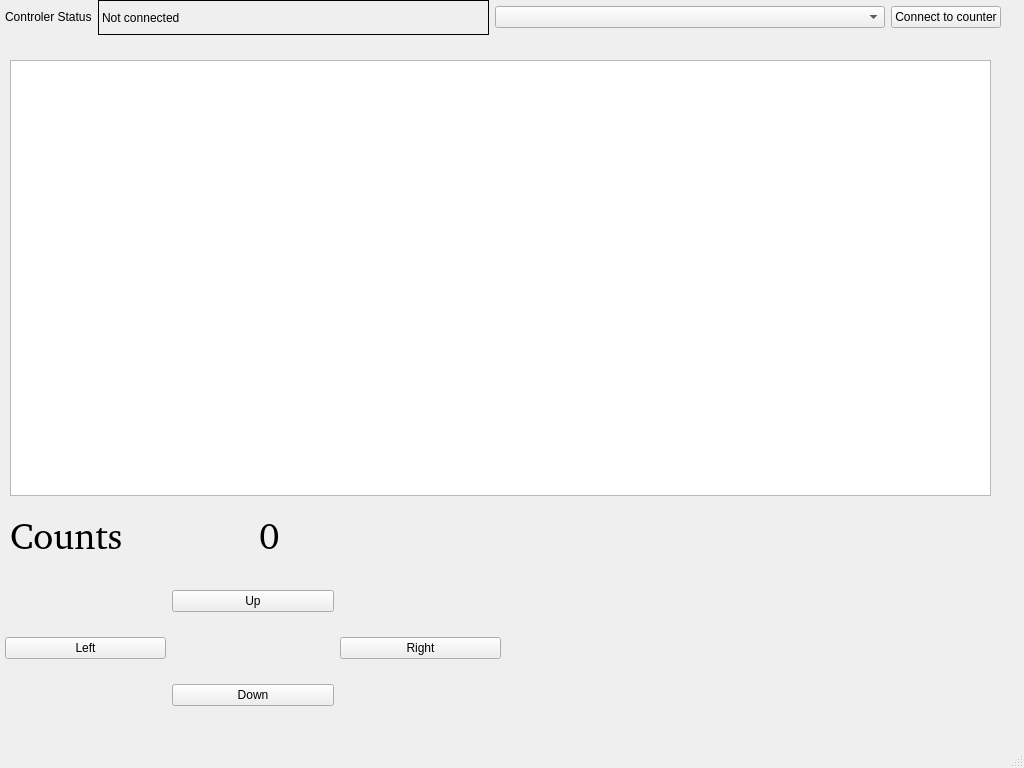
<?xml version="1.0" encoding="UTF-8"?>
<ui version="4.0">
 <class>mini_usb_count_qt</class>
 <widget class="QMainWindow" name="mini_usb_count_qt">
  <property name="geometry">
   <rect>
    <x>0</x>
    <y>0</y>
    <width>1024</width>
    <height>768</height>
   </rect>
  </property>
  <property name="windowTitle">
   <string>mini USB counter</string>
  </property>
  <widget class="QWidget" name="centralwidget">
   <widget class="ImageView" name="plotWidget">
    <property name="geometry">
     <rect>
      <x>10</x>
      <y>60</y>
      <width>981</width>
      <height>436</height>
     </rect>
    </property>
    <property name="backgroundBrush">
     <brush brushstyle="SolidPattern">
      <color alpha="255">
       <red>255</red>
       <green>255</green>
       <blue>255</blue>
      </color>
     </brush>
    </property>
    <property name="foregroundBrush">
     <brush brushstyle="NoBrush">
      <color alpha="255">
       <red>0</red>
       <green>0</green>
       <blue>0</blue>
      </color>
     </brush>
    </property>
   </widget>
   <widget class="QWidget" name="horizontalLayoutWidget">
    <property name="geometry">
     <rect>
      <x>5</x>
      <y>0</y>
      <width>996</width>
      <height>35</height>
     </rect>
    </property>
    <layout class="QHBoxLayout" name="horizontalLayout" stretch="0,1,1,0">
     <item>
      <widget class="QLabel" name="label_4">
       <property name="text">
        <string>&lt;html&gt;&lt;head/&gt;&lt;body&gt;&lt;p&gt;Controler Status&lt;/p&gt;&lt;/body&gt;&lt;/html&gt;</string>
       </property>
      </widget>
     </item>
     <item>
      <widget class="QLabel" name="control_label">
       <property name="frameShape">
        <enum>QFrame::Panel</enum>
       </property>
       <property name="frameShadow">
        <enum>QFrame::Plain</enum>
       </property>
       <property name="text">
        <string>Not connected</string>
       </property>
      </widget>
     </item>
     <item>
      <widget class="QComboBox" name="comboSerialBox"/>
     </item>
     <item>
      <widget class="QPushButton" name="ButtonConnect">
       <property name="text">
        <string>Connect to counter</string>
       </property>
      </widget>
     </item>
    </layout>
   </widget>
   <widget class="QWidget" name="gridLayoutWidget">
    <property name="geometry">
     <rect>
      <x>5</x>
      <y>580</y>
      <width>496</width>
      <height>136</height>
     </rect>
    </property>
    <layout class="QGridLayout" name="gridLayout_3" columnstretch="0,0,0,0">
     <item row="1" column="2">
      <spacer name="verticalSpacer">
       <property name="orientation">
        <enum>Qt::Vertical</enum>
       </property>
       <property name="sizeType">
        <enum>QSizePolicy::Minimum</enum>
       </property>
       <property name="sizeHint" stdset="0">
        <size>
         <width>20</width>
         <height>40</height>
        </size>
       </property>
      </spacer>
     </item>
     <item row="0" column="2">
      <widget class="QPushButton" name="pushUp">
       <property name="text">
        <string>Up</string>
       </property>
      </widget>
     </item>
     <item row="0" column="0">
      <spacer name="horizontalSpacer_2">
       <property name="orientation">
        <enum>Qt::Horizontal</enum>
       </property>
       <property name="sizeType">
        <enum>QSizePolicy::Minimum</enum>
       </property>
       <property name="sizeHint" stdset="0">
        <size>
         <width>40</width>
         <height>20</height>
        </size>
       </property>
      </spacer>
     </item>
     <item row="1" column="3">
      <widget class="QPushButton" name="pushRight">
       <property name="text">
        <string>Right</string>
       </property>
      </widget>
     </item>
     <item row="1" column="0">
      <widget class="QPushButton" name="pushLeft">
       <property name="text">
        <string>Left</string>
       </property>
      </widget>
     </item>
     <item row="3" column="2">
      <widget class="QPushButton" name="pushDown">
       <property name="text">
        <string>Down</string>
       </property>
      </widget>
     </item>
     <item row="0" column="3">
      <spacer name="horizontalSpacer_3">
       <property name="orientation">
        <enum>Qt::Horizontal</enum>
       </property>
       <property name="sizeType">
        <enum>QSizePolicy::Minimum</enum>
       </property>
       <property name="sizeHint" stdset="0">
        <size>
         <width>40</width>
         <height>20</height>
        </size>
       </property>
      </spacer>
     </item>
    </layout>
   </widget>
   <widget class="QWidget" name="horizontalLayoutWidget_2">
    <property name="geometry">
     <rect>
      <x>10</x>
      <y>495</y>
      <width>491</width>
      <height>80</height>
     </rect>
    </property>
    <layout class="QHBoxLayout" name="horizontalLayout_6">
     <item>
      <widget class="QLabel" name="label_optical_freq_4">
       <property name="font">
        <font>
         <family>Noto Sans [unknown]</family>
         <pointsize>28</pointsize>
        </font>
       </property>
       <property name="text">
        <string>Counts</string>
       </property>
      </widget>
     </item>
     <item>
      <widget class="QLabel" name="label_count">
       <property name="font">
        <font>
         <family>Noto Sans [unknown]</family>
         <pointsize>28</pointsize>
        </font>
       </property>
       <property name="text">
        <string>0</string>
       </property>
      </widget>
     </item>
    </layout>
   </widget>
   <zorder>plotWidget</zorder>
   <zorder>horizontalLayoutWidget</zorder>
   <zorder>gridLayoutWidget</zorder>
   <zorder>horizontalSpacer_3</zorder>
   <zorder>horizontalLayoutWidget_2</zorder>
  </widget>
  <widget class="QMenuBar" name="menubar">
   <property name="geometry">
    <rect>
     <x>0</x>
     <y>0</y>
     <width>1024</width>
     <height>27</height>
    </rect>
   </property>
  </widget>
  <widget class="QStatusBar" name="statusbar"/>
 </widget>
 <customwidgets>
  <customwidget>
   <class>ImageView</class>
   <extends>QGraphicsView</extends>
   <header location="global">pyqtgraph</header>
  </customwidget>
 </customwidgets>
 <resources/>
 <connections/>
 <designerdata>
  <property name="gridDeltaX">
   <number>5</number>
  </property>
  <property name="gridDeltaY">
   <number>5</number>
  </property>
  <property name="gridSnapX">
   <bool>true</bool>
  </property>
  <property name="gridSnapY">
   <bool>true</bool>
  </property>
  <property name="gridVisible">
   <bool>true</bool>
  </property>
 </designerdata>
</ui>
